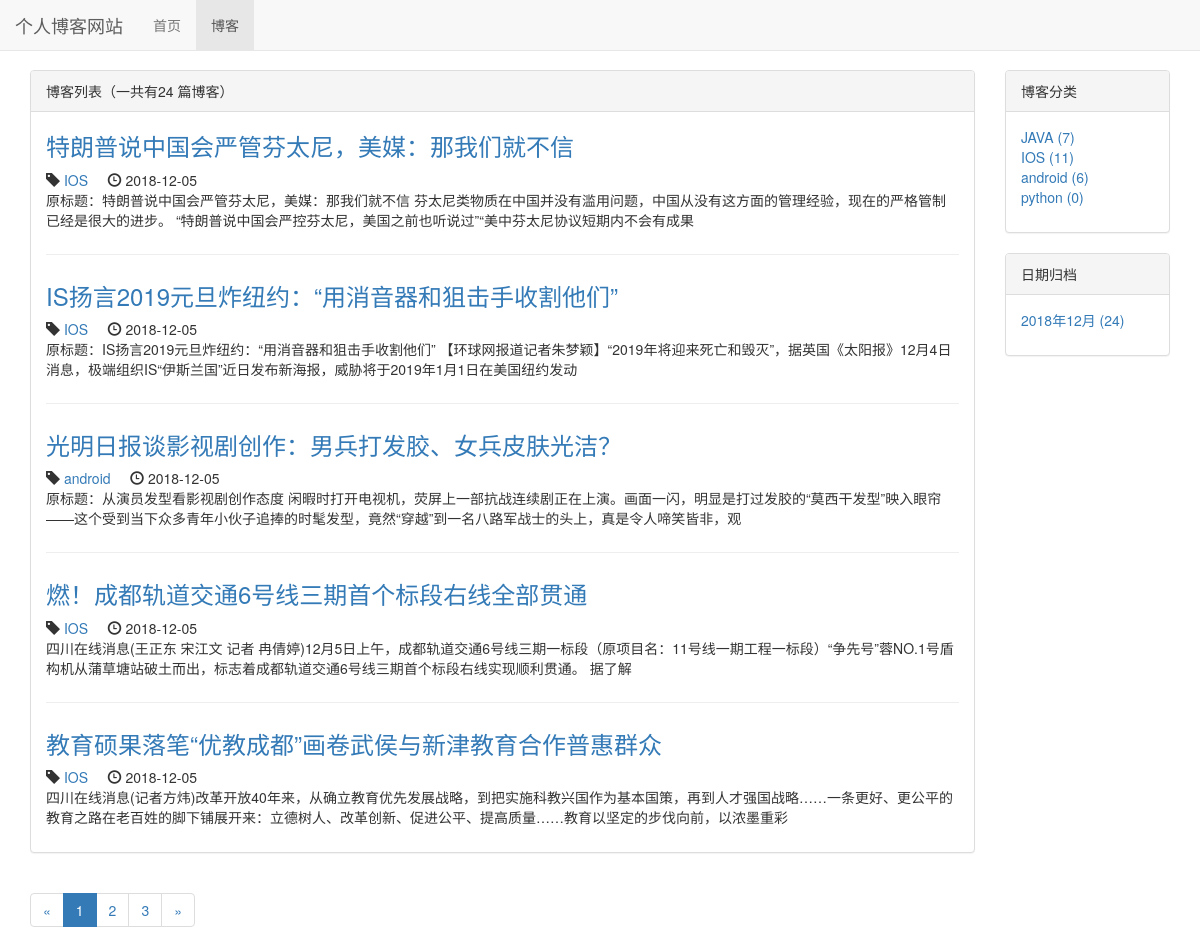
The page /blog/ on the database as committed earlier.
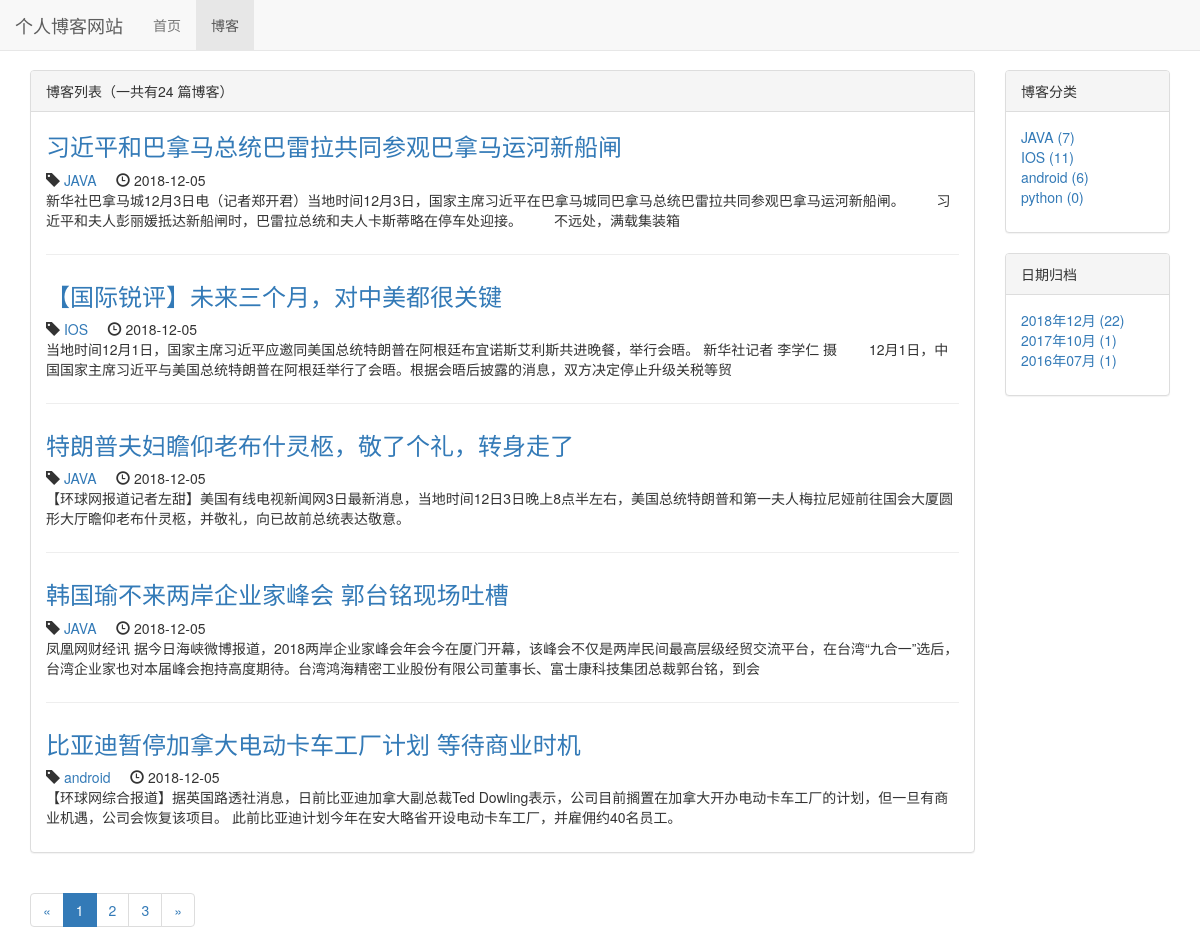
The same page on the database as committed later.
### blog/models.py (models this page shows, shortened)
class Blog(models.Model):
    title=models.CharField(max_length=50)
    blog_type = models.ForeignKey(BlogType,on_delete=models.DO_NOTHING)
    content = models.TextField()
    author = models.ForeignKey(User,on_delete=models.DO_NOTHING)
    create_time = models.DateTimeField(auto_now_add=True)
    last_updated_time = models.DateTimeField(auto_now=True)
    class Meta:
        ordering = ['-create_time']

class BlogType(models.Model):
    type_name = models.CharField(max_length=15)
    def __str__(self):
        return self.type_name

### blog/views.py (the view)
# urls.py: path('', views.blog_list,name="blog_list"),
def blog_list(request):
    page_num = request.GET.get('page',1)
    blog_all_list = Blog.objects.all()
    context = get_blog_list_common_data(blog_all_list,page_num)
    return render_to_response('blog/blog_list.html', context)

### blog/templates/blog/blog_list.html (shortened to what the changed rows need)
{% extends 'base.html' %}
{% load staticfiles %}
{% block header_extends %}
    <link rel="stylesheet" href="{% static 'blog/blog.css' %}">
{% endblock %}
{% block content %}
    <div class="container">
        <div class="row">
            <div class="col-xs-12 col-sm-8 col-md-9 col-lg-10">
                <div class="panel panel-default">
                    <div class="panel-body">
                        {% for blog in page_of_blogs.object_list %}
                            <div class="blog">
                                <h3><a href="{% url 'blog_detail' blog.pk %}">{{ blog.title }}</a></h3>
                                <p class="blog-info">
                                    <span class="glyphicon glyphicon-tag"></span>&nbsp;<a
                                        href="{% url 'blog_with_type' blog.blog_type.pk %}">{{ blog.blog_type }}</a>&nbsp;&nbsp;&nbsp;&nbsp;
                                    <span class="glyphicon glyphicon-time"></span>&nbsp;{{ blog.create_time|date:'Y-m-d' }}
                                </p>
                                <p>{{ blog.content | truncatechars:120 }}</p>
                            </div>
                        {% empty %}
                            <div>
                                <p>---暂无博客，敬请期待---</p>
                            </div>
                        {% endfor %}
                    </div>
                </div>
                <div>
                    <ul class="pagination">
                        {% for page_num in page_range %}
                            {% if page_num == page_of_blogs.number %}
                                <li class="active"><a href="?page={{ page_num }}"> {{ page_num }}</a></li>
                            {% else %}
                                <li><a href="?page={{ page_num }}"> {{ page_num }}</a></li>
                            {% endif %}
                        {% endfor %}
                    </ul>
                </div>
            </div>
            <div class="hidden-xs col-sm-4 col-md-3 col-lg-2">
                <div class="panel panel-default">
                    <div class="panel-body">
                        <ul class="blog_types">
                            {% for blog_type in blog_types %}
                                <li><a href="{% url 'blog_with_type' blog_type.pk %}">
                                    {{ blog_type.type_name }} ({{ blog_type.blog_count }})
                                </a></li>
                            {% empty %}
                                <li>暂无分类</li>
                            {% endfor %}
                        </ul>
                    </div>
                </div>
                <div class="panel panel-default">
                    <div class="panel-body">
                        <ul>
                            {% for blog_date,blog_count in blog_dates.items %}
                                <li>
                                    <a href="{% url 'blog_with_date' blog_date.year blog_date.month %}">
                                        {{ blog_date|date:'Y年m月' }} ({{ blog_count }})
                                    </a>
                                </li>
                            {% endfor %}
                        </ul>
                    </div>
                </div>
            </div>
        </div>
    </div>
{% endblock %}

Rows that differ between the two databases and show on the page:
no longer on this page (row edited): Blog: title "特朗普说中国会严管芬太尼，美媒：那我们就不信", blog_type "IOS", create_time "2018-12-05", content "原标题：特朗普说中国会严管芬太尼，美媒：那我们就不信 芬太尼类物质在中国并没有滥用问题，中国从没有这方面的管理经验，现在的严格管制已经是很大的进步。 “特朗普说中国会严控芬太尼，美国之前也听说过”“美中芬太尼协议短期内不会有成果"
no longer on this page (row edited): Blog: title "IS扬言2019元旦炸纽约：“用消音器和狙击手收割他们”", blog_type "IOS", create_time "2018-12-05", content "原标题：IS扬言2019元旦炸纽约：“用消音器和狙击手收割他们” 【环球网报道记者朱梦颖】“2019年将迎来死亡和毁灭”，据英国《太阳报》12月4日消息，极端组织IS“伊斯兰国”近日发布新海报，威胁将于2019年1月1日在美国纽约发动"
no longer on this page (row edited): Blog: title "光明日报谈影视剧创作：男兵打发胶、女兵皮肤光洁？", blog_type "android", create_time "2018-12-05", content "原标题：从演员发型看影视剧创作态度 闲暇时打开电视机，荧屏上一部抗战连续剧正在上演。画面一闪，明显是打过发胶的“莫西干发型”映入眼帘——这个受到当下众多青年小伙子追捧的时髦发型，竟然“穿越”到一名八路军战士的头上，真是令人啼笑皆非，观"
no longer on this page (row edited): Blog: title "燃！成都轨道交通6号线三期首个标段右线全部贯通", blog_type "IOS", create_time "2018-12-05", content "四川在线消息(王正东 宋江文 记者 冉倩婷)12月5日上午，成都轨道交通6号线三期一标段（原项目名：11号线一期工程一标段）“争先号”蓉NO.1号盾构机从蒲草塘站破土而出，标志着成都轨道交通6号线三期首个标段右线实现顺利贯通。 据了解"
no longer on this page (row edited): Blog: title "教育硕果落笔“优教成都”画卷武侯与新津教育合作普惠群众", blog_type "IOS", create_time "2018-12-05", content "四川在线消息(记者方炜)改革开放40年来，从确立教育优先发展战略，到把实施科教兴国作为基本国策，再到人才强国战略……一条更好、更公平的教育之路在老百姓的脚下铺展开来：立德树人、改革创新、促进公平、提高质量……教育以坚定的步伐向前，以浓墨重彩"
now on this page (row edited): Blog: title "习近平和巴拿马总统巴雷拉共同参观巴拿马运河新船闸", blog_type "JAVA", create_time "2018-12-05", content "新华社巴拿马城12月3日电（记者郑开君）当地时间12月3日，国家主席习近平在巴拿马城同巴拿马总统巴雷拉共同参观巴拿马运河新船闸。 习近平和夫人彭丽媛抵达新船闸时，巴雷拉总统和夫人卡斯蒂略在停车处迎接。 不远处，满载集装箱"
now on this page (row edited): Blog: title "【国际锐评】未来三个月，对中美都很关键", blog_type "IOS", create_time "2018-12-05", content "当地时间12月1日，国家主席习近平应邀同美国总统特朗普在阿根廷布宜诺斯艾利斯共进晚餐，举行会晤。 新华社记者 李学仁 摄 12月1日，中国国家主席习近平与美国总统特朗普在阿根廷举行了会晤。根据会晤后披露的消息，双方决定停止升级关税等贸"
now on this page (row edited): Blog: title "特朗普夫妇瞻仰老布什灵柩，敬了个礼，转身走了", blog_type "JAVA", create_time "2018-12-05", content "【环球网报道记者左甜】美国有线电视新闻网3日最新消息，当地时间12日3日晚上8点半左右，美国总统特朗普和第一夫人梅拉尼娅前往国会大厦圆形大厅瞻仰老布什灵柩，并敬礼，向已故前总统表达敬意。"
now on this page (row edited): Blog: title "韩国瑜不来两岸企业家峰会 郭台铭现场吐槽", blog_type "JAVA", create_time "2018-12-05", content "凤凰网财经讯 据今日海峡微博报道，2018两岸企业家峰会年会今在厦门开幕，该峰会不仅是两岸民间最高层级经贸交流平台，在台湾“九合一”选后，台湾企业家也对本届峰会抱持高度期待。台湾鸿海精密工业股份有限公司董事长、富士康科技集团总裁郭台铭，到会"
now on this page (row edited): Blog: title "比亚迪暂停加拿大电动卡车工厂计划 等待商业时机", blog_type "android", create_time "2018-12-05", content "【环球网综合报道】据英国路透社消息，日前比亚迪加拿大副总裁Ted Dowling表示，公司目前搁置在加拿大开办电动卡车工厂的计划，但一旦有商业机遇，公司会恢复该项目。 此前比亚迪计划今年在安大略省开设电动卡车工厂，并雇佣约40名员工。"
Other text that changed with them:
new list line: "2018年12月 ( 22 )"
new list line: "2017年10月 ( 1 )"
new list line: "2016年07月 ( 1 )"
list line gone: "2018年12月 ( 24 )"
